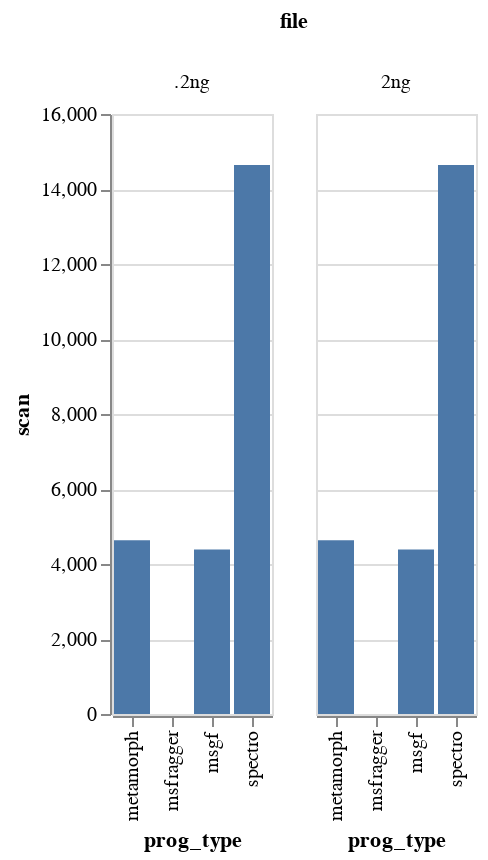

Notebook code cell kept with this figure:
### Code cell
#completely filtered
alt.Chart(source).mark_bar().encode(
    x='prog_type',
    y='scan',
    column="file"
)

### Figure 1 — Vega-Lite specification as saved in the notebook (floating-point values rounded to 4 significant figures)
{"config": {"view": {"continuousWidth": 400, "continuousHeight": 300}}, "data": {"name": "data-cb46dcc1c5c42018d70755d018064833"}, "mark": "bar", "encoding": {"column": {"type": "nominal", "field": "file"}, "x": {"type": "nominal", "field": "prog_type"}, "y": {"type": "quantitative", "field": "scan"}}, "$schema": "https://vega.github.io/schema/vega-lite/v4.8.1.json", "datasets": {"data-cb46dcc1c5c42018d70755d018064833": [{"file": ".2ng", "prog_type": "msgf", "pep": 4089, "scan": 4385}, {"file": ".2ng", "prog_type": "spectro", "pep": 10921, "scan": 14642}, {"file": ".2ng", "prog_type": "msfragger", "pep": 0, "scan": 0}, {"file": ".2ng", "prog_type": "metamorph", "pep": 3893, "scan": 4632}, {"file": "2ng", "prog_type": "msgf", "pep": 4089, "scan": 4385}, {"file": "2ng", "prog_type": "spectro", "pep": 10921, "scan": 14642}, {"file": "2ng", "prog_type": "msfragger", "pep": 0, "scan": 0}, {"file": "2ng", "prog_type": "metamorph", "pep": 3893, "scan": 4632}]}}
